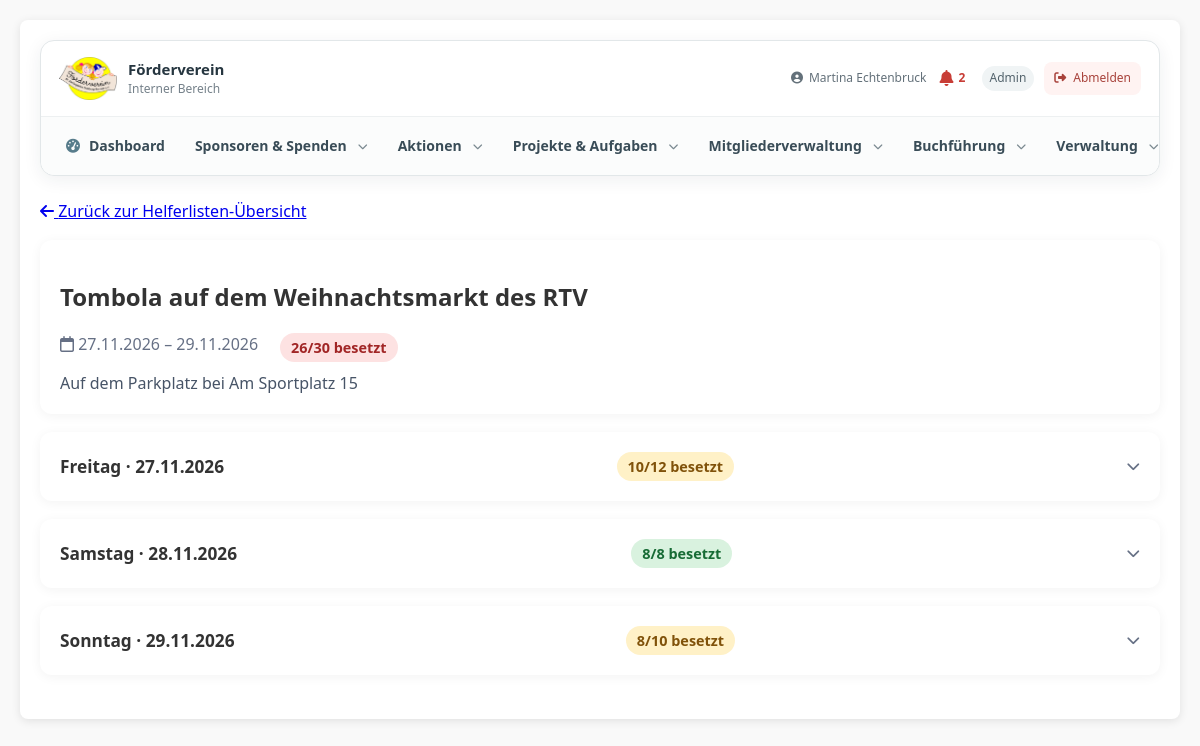
Screenshot of /helferbelegung.php?aktion=1 (signed in) with the database file from the repository.
### tables this page shows
CREATE TABLE `roles` (
  `id` int NOT NULL,
  `role_name` varchar(50) NOT NULL,
  `description` text,
  `created_at` timestamp NULL DEFAULT CURRENT_TIMESTAMP
);

CREATE TABLE `helper_actions` (
  `id` bigint UNSIGNED NOT NULL,
  `title` varchar(180) NOT NULL,
  `description` text,
  `start_date` date NOT NULL,
  `end_date` date NOT NULL,
  `status` enum('draft','active','closed') NOT NULL DEFAULT 'draft',
  `default_slots` json DEFAULT NULL,
  `created_by` bigint UNSIGNED DEFAULT NULL,
  `created_at` timestamp NOT NULL DEFAULT CURRENT_TIMESTAMP,
  `updated_at` timestamp NOT NULL DEFAULT CURRENT_TIMESTAMP ON UPDATE CURRENT_TIMESTAMP
);

CREATE TABLE `helper_days` (
  `id` bigint UNSIGNED NOT NULL,
  `action_id` bigint UNSIGNED NOT NULL,
  `event_date` date NOT NULL,
  `slots_json` json NOT NULL,
  `custom_grid` tinyint(1) NOT NULL DEFAULT '0'
);

### helferbelegung.php (called while the page is built, shortened)
<?php
require __DIR__ . '/app/Modules/Helferverwaltung/Pages/occupancy.php';

### app/Core/Auth.php (called while the page is built, shortened)
<?php
function getUserRole() {
    $database = new Database();
    $conn = $database->getConnection();
    $stmt = $conn->prepare("
        SELECT r.role_name
        FROM users u
        JOIN user_roles ur ON u.id = ur.user_id
        JOIN roles r ON ur.role_id = r.id
        WHERE u.id = ?
        LIMIT 1
    ");
    $stmt->execute([$_SESSION['user_id']]);
    return $stmt->fetchColumn();
}
?>

### app/Modules/Helferverwaltung/Pages/occupancy.php (the view, shortened to what this page needs)
<?php
$root=dirname(__DIR__,4);require_once $root.'/auth.php';checkPermission('manage_helpers');require_once $root.'/db_connection.php';
$db=(new Database())->getConnection();$db->setAttribute(PDO::ATTR_ERRMODE,PDO::ERRMODE_EXCEPTION);
function hh($v){return htmlspecialchars((string)$v,ENT_QUOTES,'UTF-8');}
$actionId=(int)($_GET['aktion']??0);
$q=$db->prepare('SELECT * FROM helper_actions WHERE id=?');$q->execute([$actionId]);$action=$q->fetch(PDO::FETCH_ASSOC);
$stations=[];$days=[];$openTotal=0;$requiredTotal=0;
if($action){
 $q=$db->prepare('SELECT * FROM helper_stations WHERE action_id=? ORDER BY sort_order,id');$q->execute([$actionId]);$stations=$q->fetchAll(PDO::FETCH_ASSOC);
 $q=$db->prepare('SELECT * FROM helper_days WHERE action_id=? ORDER BY event_date');$q->execute([$actionId]);$days=$q->fetchAll(PDO::FETCH_ASSOC);
 $q=$db->prepare("SELECT a.day_id,a.station_id,a.slot_key,r.full_name,r.email FROM helper_assignments a JOIN helper_registrations r ON r.id=a.registration_id AND r.status='active' WHERE r.action_id=? ORDER BY r.full_name");$q->execute([$actionId]);$filled=[];
 foreach($q->fetchAll(PDO::FETCH_ASSOC) as $r){$key=$r['day_id'].'|'.$r['station_id'].'|'.$r['slot_key'];if(!isset($filled[$key]))$filled[$key]=['count'=>0,'people'=>[]];$filled[$key]['count']++;$filled[$key]['people'][]=$r['full_name']."\t".$r['email'];}
 $q=$db->prepare('SELECT day_id,station_id,active_slots_json FROM helper_day_stations WHERE station_id IN (SELECT id FROM helper_stations WHERE action_id=?)');$q->execute([$actionId]);$active=[];foreach($q->fetchAll(PDO::FETCH_ASSOC) as $r)$active[$r['day_id'].'|'.$r['station_id']]=json_decode((string)$r['active_slots_json'],true)?:[];
 foreach($days as &$day){$day['slots']=json_decode((string)$day['slots_json'],true)?:[];$day['matrix']=[];$day['open']=0;$day['required']=0;foreach($stations as $station){$keys=$active[$day['id'].'|'.$station['id']]??[];foreach($day['slots'] as $slot){$key=(string)($slot['key']??'');$isActive=in_array($key,$keys,true);$cellKey=$day['id'].'|'.$station['id'].'|'.$key;$count=$filled[$cellKey]['count']??0;$capacity=(int)$station['capacity'];$countForDisplay=min($capacity,$count);if($isActive){$requiredTotal+=$capacity;$openTotal+=max(0,$capacity-$countForDisplay);$day['required']+=$capacity;$day['open']+=max(0,$capacity-$countForDisplay);}$day['matrix'][$station['id']][$key]=['active'=>$isActive,'filled'=>$countForDisplay,'actual'=>$count,'capacity'=>$capacity,'people'=>$filled[$cellKey]['people']??'','state'=>!$isActive?'inactive':($countForDisplay===0?'empty':($countForDisplay<$capacity?'partial':'full'))];}}}unset($day);
}
$weekday=['Monday'=>'Montag','Tuesday'=>'Dienstag','Wednesday'=>'Mittwoch','Thursday'=>'Donnerstag','Friday'=>'Freitag','Saturday'=>'Samstag','Sunday'=>'Sonntag'];
?><!doctype html><html lang="de"><head><link rel="stylesheet" href="styles.css"><link rel="stylesheet" href="includes/navigation.css"><link rel="stylesheet" href="https://cdnjs.cloudflare.com/ajax/libs/font-awesome/6.4.0/css/all.min.css"></head><body><div class="container wrap"><header class="app-page-header"><h1>Helferlisten – Belegung</h1><?php require $root.'/includes/navigation.php';?></header><main class="helper-wrap"><p><a href="helferlisten.php"><i class="fa-solid fa-arrow-left"></i> Zurück zur Helferlisten-Übersicht</a></p>
<?php if(!$action):?><section class="helper-card no-action">Die angegebene Helferaktion wurde nicht gefunden.</section><?php else:?>
<section class="helper-card"><div><h2><?=hh($action['title'])?></h2><div class="helper-action-meta"><span><i class="fa-regular fa-calendar"></i> <?=date('d.m.Y',strtotime($action['start_date']))?> – <?=date('d.m.Y',strtotime($action['end_date']))?></span><span class="helper-tag <?=$openTotal===0?'green':($openTotal<=3?'yellow':'red')?>"><?=$requiredTotal-$openTotal?>/<?=$requiredTotal?> besetzt</span></div><?php if($action['description']):?><p class="helper-description"><?=nl2br(hh($action['description']))?></p><?php endif;?></div></section>
<?php if(!$days):?><section class="helper-card no-action">Für diese Aktion sind keine Veranstaltungstage angelegt.</section><?php else:foreach($days as $day):?><details class="helper-card day-panel"><summary class="day-toggle"><h3 class="day-title"><?=hh($weekday[date('l',strtotime($day['event_date']))]??'')?> · <?=date('d.m.Y',strtotime($day['event_date']))?></h3><span class="helper-tag day-tag <?=$day['open']===0?'green':($day['open']<=3?'yellow':'red')?>"><?=$day['required']-$day['open']?>/<?=$day['required']?> besetzt</span></summary></details><?php endforeach;endif;?>
<?php endif;?></main></div></body></html>

### includes/navigation.php (shortened to what this page needs)
<?php
$navigationItems = require __DIR__ . '/../config/navigation.php';
$currentPage = basename(parse_url($_SERVER['SCRIPT_NAME'] ?? '', PHP_URL_PATH) ?: '');
$currentUserName = $_SESSION['full_name'] ?? $_SESSION['username'] ?? 'Benutzer';
$currentUserRole = getUserRole();
$notificationUnreadCount = 0;
try {
    $notificationDb = (new Database())->getConnection();
    $notificationDb->setAttribute(PDO::ATTR_ERRMODE, PDO::ERRMODE_EXCEPTION);
    $notificationUserId = (int)($_SESSION['user_id'] ?? 0);
    $notificationConditions = ['user_id=?', 'is_read=0'];
    $notificationParams = [$notificationUserId];
    $notificationCountStmt = $notificationDb->prepare('SELECT COUNT(*) FROM notifications WHERE '.implode(' AND ', $notificationConditions));
    $notificationCountStmt->execute($notificationParams);
    $notificationUnreadCount = (int)$notificationCountStmt->fetchColumn();
} catch (Throwable $notificationError) {
    error_log('Benachrichtigungszähler: '.$notificationError->getMessage());
}
$visibleItems = [];
foreach ($navigationItems as $item) {
    if (!isset($item['permission']) || $item['permission'] === null || hasPermission($item['permission'])) {
        $visibleItems[] = $item;
    }
}
$navigationGroups = [
    'Sponsoren & Spenden' => ['Sponsorenübersicht', 'Spendenaktion'],
    'Aktionen' => ['Verkäufe & Bestellungen', 'Helferlisten'],
    'Projekte & Aufgaben' => ['Aufgabenübersicht', 'Projekt anlegen', 'Einzelaufgaben', 'Vorlagen'],
    'Mitgliederverwaltung' => ['Mitgliederübersicht', 'E-Mail-Vorlagen', 'Mitgliederkommunikation', 'Versandhistorie'],
    'Buchführung' => ['Buchungen'],
    'Verwaltung' => ['Benutzerverwaltung', 'Rollen & Rechte'],
];
$dashboardItem = null;
foreach ($visibleItems as $item) {
    if ($item['label'] === 'Dashboard') $dashboardItem = $item;
}
?>
<div class="app-navigation" aria-label="Hauptnavigation">
    <div class="app-navigation-top">
        <a class="app-navigation-brand" href="dashboard.php" aria-label="Förderverein intern – Dashboard">
            <img src="/intern/assets/foerderverein-logo.png" alt="Förderverein Ev. Kindergarten Duisburg-Rumeln e.V.">
            <span><strong>Förderverein</strong><small>Interner Bereich</small></span>
        </a>
        <div class="app-navigation-user">
            <a class="app-navigation-user-name app-navigation-profile-link" href="profile.php" title="Profil und Einstellungen öffnen"><i class="fas fa-user-circle" aria-hidden="true"></i> <?= htmlspecialchars((string) $currentUserName, ENT_QUOTES, 'UTF-8') ?></a>
            <a class="app-navigation-notifications<?= $notificationUnreadCount > 0 ? ' has-unread' : '' ?>" href="notifications.php" aria-label="Benachrichtigungen<?= $notificationUnreadCount > 0 ? ': '.$notificationUnreadCount.' ungelesen' : '' ?>" title="Benachrichtigungen">
                <i class="fas fa-bell" aria-hidden="true"></i>
                <?php if ($notificationUnreadCount > 0): ?><span class="app-navigation-notifications-count"><?= $notificationUnreadCount > 99 ? '99+' : $notificationUnreadCount ?></span><?php endif; ?>
            </a>
            <?php if ($currentUserRole !== null && $currentUserRole !== false && $currentUserRole !== ''): ?>
                <span class="app-navigation-role"><?= htmlspecialchars((string) $currentUserRole, ENT_QUOTES, 'UTF-8') ?></span>
            <?php endif; ?>
            <a class="app-navigation-logout" href="logout.php" title="Abmelden"><i class="fas fa-right-from-bracket" aria-hidden="true"></i><span>Abmelden</span></a>
        </div>
    </div>
    <nav class="app-navigation-menu" id="app-navigation-menu" aria-label="Bereiche">
        <?php if ($dashboardItem): ?>
            <a class="app-navigation-link<?= $currentPage === basename($dashboardItem['url']) ? ' is-active' : '' ?>" href="<?= htmlspecialchars($dashboardItem['url'], ENT_QUOTES, 'UTF-8') ?>"<?= $currentPage === basename($dashboardItem['url']) ? ' aria-current="page"' : '' ?>>
                <i class="<?= htmlspecialchars($dashboardItem['icon'], ENT_QUOTES, 'UTF-8') ?>" aria-hidden="true"></i><span>Dashboard</span>
            </a>
        <?php endif; ?>
        <?php foreach ($navigationGroups as $groupLabel => $groupItemLabels): ?>
            <?php
            $groupActive = false;
            ?>
            <div class="app-navigation-group<?= $groupActive ? ' has-active' : '' ?>">
                <button class="app-navigation-link app-navigation-group-toggle" type="button" aria-expanded="false">
                    <span><?= htmlspecialchars($groupLabel, ENT_QUOTES, 'UTF-8') ?></span><i class="fas fa-chevron-down app-navigation-chevron" aria-hidden="true"></i>
                </button>
            </div>
        <?php endforeach; ?>
    </nav>
</div>

### styles.css (style rules this page uses)
:root { --primary-color: #3498db; --success-color: #2ecc71; --warning-color: #f39c12; --danger-color: #e74c3c; --light-gray: #f5f5f5; --border-color: #ddd; --button-gray: #6c757d; }
* { box-sizing: border-box; }
body { font-family: 'Segoe UI', Tahoma, Geneva, Verdana, sans-serif; margin: 0; padding: 20px; background-color: #f9f9f9; color: #333; }
.container { max-width: 1400px; margin: 0 auto; background-color: white; border-radius: 8px; box-shadow: 0 2px 10px rgba(0,0,0,0.1); padding: 20px; }
html { -webkit-text-size-adjust: 100%; text-size-adjust: 100%; }
img, video, canvas, svg { max-width: 100%; }
input, select, textarea, button { font: inherit; }
button, input[type="button"], input[type="submit"], .btn, .button { touch-action: manipulation; }

### includes/navigation.css (style rules this page uses)
.app-navigation { width: 100%; text-align: left; color: #263640; font-size: 14px; line-height: 1.4; border: 1px solid #e2e7e9; border-radius: 14px; background: #fff; box-shadow: 0 4px 18px rgba(30, 45, 55, .07); position: relative; z-index: 50; }
.app-navigation-top { display: flex; align-items: center; gap: 18px; min-height: 76px; padding: 10px 18px; border-bottom: 1px solid #edf0f1; }
.app-navigation-brand { display: inline-flex; align-items: center; gap: 11px; min-width: 205px; color: #263640; text-decoration: none; }
.app-navigation-brand img { display: block; width: 58px; height: 52px; object-fit: contain; }
.app-navigation-brand span { display: flex; flex-direction: column; gap: 3px; }
.app-navigation-brand strong { font-size: 15px; line-height: 1.2; }
.app-navigation-brand small { color: #75818a; font-size: 12px; }
.app-navigation-user { margin-left: auto; display: flex; align-items: center; justify-content: flex-end; gap: 10px; color: #64717a; font-size: 12px; min-width: 0; }
.app-navigation-user-name { display: inline-flex; align-items: center; gap: 6px; }
.app-navigation-role { padding: 4px 8px; border-radius: 99px; background: #f0f4f5; color: #53636c; }
.app-navigation-notifications { position: relative; display: inline-flex; align-items: center; justify-content: center; gap: 5px; min-width: 24px; min-height: 32px; padding: 2px 3px; border: 0; border-radius: 0; background: transparent; color: #8a969c; text-decoration: none; font-size: 16px; transition: color .15s ease; }
.app-navigation-notifications > i { color: inherit; }
.app-navigation-notifications.has-unread, .app-navigation-notifications.has-unread > i { color: #c83d36; }
.app-navigation-notifications-count { color: #c83d36; font-size: 12px; line-height: 1; font-weight: 700; min-width: 10px; text-align: left; }
.app-navigation-logout { display: inline-flex; align-items: center; gap: 7px; padding: 8px 10px; border-radius: 8px; color: #a8423b !important; text-decoration: none; background: #fff3f2; white-space: nowrap; }
.app-navigation-menu { display: flex; align-items: stretch; gap: 4px; padding: 8px 12px; background: #fbfcfc; border-radius: 0 0 14px 14px; }
.app-navigation-link { display: inline-flex; align-items: center; justify-content: center; gap: 9px; min-height: 42px; padding: 10px 13px; border: 0; border-radius: 8px; background: transparent; color: #394c57; font: inherit; font-weight: 600; text-decoration: none; white-space: nowrap; cursor: pointer; }
.app-navigation-link > i:first-child { color: #577c8b; }
.app-navigation-group { position: relative; display: flex; align-items: stretch; }
.app-navigation-group-toggle { width: 100%; }
.app-navigation-chevron { margin-left: 2px; font-size: 10px; color: #7a8990; transition: transform .15s ease; }
.app-page-header { display: flex; flex-direction: column; align-items: stretch; gap: 18px; margin-bottom: 24px; }
.app-page-header > .app-navigation { width: 100%; min-width: 0; }
.app-page-header { display: block; }
.app-navigation-profile-link, .app-navigation-profile-link:visited, .app-navigation-profile-link:hover, .app-navigation-profile-link:active { color: inherit !important; text-decoration: none !important; }
.app-navigation-profile-link { cursor: pointer; }

### rows the page displays
roles: role_name "Admin"
helper_actions: title "Tombola auf dem Weihnachtsmarkt des RTV", start_date "27.11.2026", end_date "29.11.2026", description "Auf dem Parkplatz bei Am Sportplatz 15"
helper_days: event_date "Freitag", event_date "27.11.2026", open "10", required "12"
helper_days: event_date "Samstag", event_date "28.11.2026", $day['required']-$day['open'] "8", required "8"
helper_days: event_date "Sonntag", event_date "29.11.2026", open "8", required "10"

### other values shown
$currentUserName "Martina Echtenbruck"
$notificationUnreadCount "2"
$groupLabel "Sponsoren & Spenden"
$groupLabel "Aktionen"
$groupLabel "Projekte & Aufgaben"
$groupLabel "Mitgliederverwaltung"
$groupLabel "Buchführung"
$groupLabel "Verwaltung"
$requiredTotal-$openTotal "26"
$requiredTotal "30"
